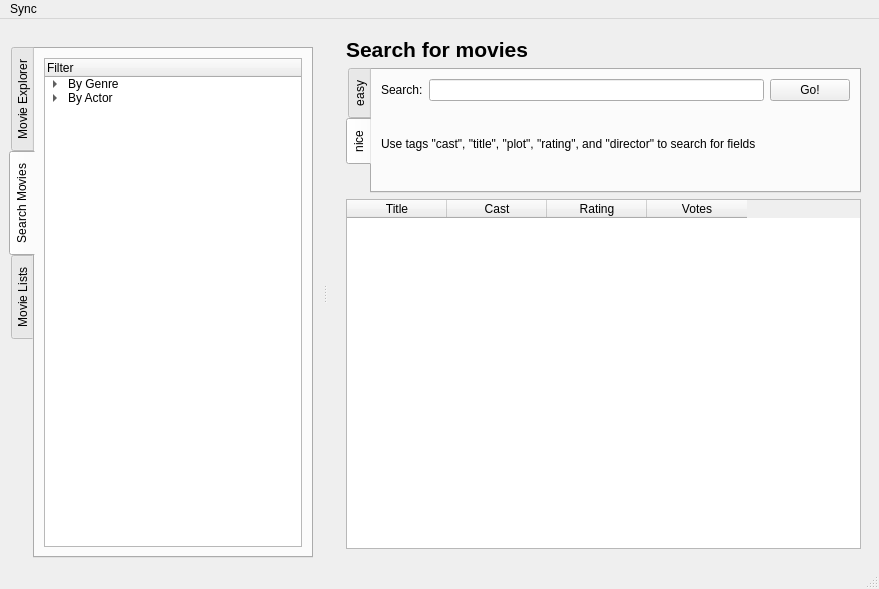
<?xml version="1.0" encoding="UTF-8"?>
<ui version="4.0">
 <class>MainWindow</class>
 <widget class="QMainWindow" name="MainWindow">
  <property name="geometry">
   <rect>
    <x>0</x>
    <y>0</y>
    <width>879</width>
    <height>589</height>
   </rect>
  </property>
  <property name="windowTitle">
   <string>Movie Hamster</string>
  </property>
  <widget class="QWidget" name="centralwidget">
   <layout class="QVBoxLayout" name="verticalLayout_3">
    <item>
     <widget class="QStackedWidget" name="stackedWidget">
      <property name="currentIndex">
       <number>1</number>
      </property>
      <widget class="QWidget" name="explorer">
       <layout class="QGridLayout" name="gridLayout">
        <item row="0" column="0" colspan="4">
         <widget class="QLabel" name="l_title">
          <property name="sizePolicy">
           <sizepolicy hsizetype="Preferred" vsizetype="Fixed">
            <horstretch>0</horstretch>
            <verstretch>0</verstretch>
           </sizepolicy>
          </property>
          <property name="text">
           <string>&lt;!DOCTYPE HTML PUBLIC &quot;-//W3C//DTD HTML 4.0//EN&quot; &quot;http://www.w3.org/TR/REC-html40/strict.dtd&quot;&gt;
&lt;html&gt;&lt;head&gt;&lt;meta name=&quot;qrichtext&quot; content=&quot;1&quot; /&gt;&lt;style type=&quot;text/css&quot;&gt;
p, li { white-space: pre-wrap; }
&lt;/style&gt;&lt;/head&gt;&lt;body style=&quot; font-family:'Ubuntu'; font-size:14pt; font-weight:400; font-style:normal;&quot;&gt;
&lt;p style=&quot; margin-top:0px; margin-bottom:0px; margin-left:0px; margin-right:0px; -qt-block-indent:0; text-indent:0px;&quot;&gt;&lt;span style=&quot; font-size:16pt; font-weight:600;&quot;&gt;hier wär das movie&lt;/span&gt;&lt;/p&gt;&lt;/body&gt;&lt;/html&gt;</string>
          </property>
          <property name="textFormat">
           <enum>Qt::RichText</enum>
          </property>
         </widget>
        </item>
        <item row="1" column="0" rowspan="5">
         <widget class="QLabel" name="l_img">
          <property name="sizePolicy">
           <sizepolicy hsizetype="Fixed" vsizetype="Preferred">
            <horstretch>0</horstretch>
            <verstretch>0</verstretch>
           </sizepolicy>
          </property>
          <property name="minimumSize">
           <size>
            <width>140</width>
            <height>0</height>
           </size>
          </property>
          <property name="maximumSize">
           <size>
            <width>16777215</width>
            <height>16777215</height>
           </size>
          </property>
          <property name="baseSize">
           <size>
            <width>0</width>
            <height>0</height>
           </size>
          </property>
          <property name="frameShape">
           <enum>QFrame::StyledPanel</enum>
          </property>
          <property name="text">
           <string>-</string>
          </property>
          <property name="scaledContents">
           <bool>false</bool>
          </property>
          <property name="alignment">
           <set>Qt::AlignCenter</set>
          </property>
          <property name="margin">
           <number>4</number>
          </property>
         </widget>
        </item>
        <item row="1" column="1">
         <widget class="QLabel" name="label">
          <property name="text">
           <string>Director:</string>
          </property>
         </widget>
        </item>
        <item row="1" column="2">
         <widget class="QLineEdit" name="l_director">
          <property name="readOnly">
           <bool>true</bool>
          </property>
         </widget>
        </item>
        <item row="1" column="3" rowspan="5">
         <widget class="QLabel" name="l_rating">
          <property name="frameShape">
           <enum>QFrame::NoFrame</enum>
          </property>
          <property name="frameShadow">
           <enum>QFrame::Plain</enum>
          </property>
          <property name="text">
           <string>&lt;!DOCTYPE HTML PUBLIC &quot;-//W3C//DTD HTML 4.0//EN&quot; &quot;http://www.w3.org/TR/REC-html40/strict.dtd&quot;&gt;
&lt;html&gt;&lt;head&gt;&lt;meta name=&quot;qrichtext&quot; content=&quot;1&quot; /&gt;&lt;style type=&quot;text/css&quot;&gt;
p, li { white-space: pre-wrap; }
&lt;/style&gt;&lt;/head&gt;&lt;body style=&quot; font-family:'Ubuntu'; font-size:14pt; font-weight:400; font-style:normal;&quot;&gt;
&lt;p align=&quot;center&quot; style=&quot; margin-top:0px; margin-bottom:0px; margin-left:0px; margin-right:0px; -qt-block-indent:0; text-indent:0px;&quot;&gt;&lt;span style=&quot; font-size:18pt;&quot;&gt;imdb&lt;/span&gt;&lt;/p&gt;
&lt;p align=&quot;center&quot; style=&quot; margin-top:0px; margin-bottom:0px; margin-left:0px; margin-right:0px; -qt-block-indent:0; text-indent:0px;&quot;&gt;&lt;span style=&quot; font-size:36pt; font-weight:600;&quot;&gt;-&lt;/span&gt;&lt;/p&gt;
&lt;p align=&quot;center&quot; style=&quot; margin-top:0px; margin-bottom:0px; margin-left:0px; margin-right:0px; -qt-block-indent:0; text-indent:0px;&quot;&gt;- &lt;/p&gt;
&lt;p align=&quot;center&quot; style=&quot; margin-top:0px; margin-bottom:0px; margin-left:0px; margin-right:0px; -qt-block-indent:0; text-indent:0px;&quot;&gt;&lt;span style=&quot; font-size:18pt;&quot;&gt;ratings&lt;/span&gt;&lt;/p&gt;&lt;/body&gt;&lt;/html&gt;</string>
          </property>
          <property name="margin">
           <number>3</number>
          </property>
         </widget>
        </item>
        <item row="2" column="1">
         <widget class="QLabel" name="label_7">
          <property name="text">
           <string>Length:</string>
          </property>
         </widget>
        </item>
        <item row="2" column="2">
         <widget class="QLineEdit" name="l_runtime">
          <property name="readOnly">
           <bool>true</bool>
          </property>
         </widget>
        </item>
        <item row="3" column="1">
         <widget class="QLabel" name="label_2">
          <property name="text">
           <string>Countries:</string>
          </property>
         </widget>
        </item>
        <item row="3" column="2">
         <widget class="QLineEdit" name="l_countries">
          <property name="readOnly">
           <bool>true</bool>
          </property>
         </widget>
        </item>
        <item row="4" column="1">
         <widget class="QLabel" name="label_4">
          <property name="text">
           <string>Genres:</string>
          </property>
         </widget>
        </item>
        <item row="4" column="2">
         <widget class="QLineEdit" name="l_genres">
          <property name="readOnly">
           <bool>true</bool>
          </property>
         </widget>
        </item>
        <item row="5" column="1">
         <widget class="QLabel" name="label_3">
          <property name="text">
           <string>Cast:</string>
          </property>
         </widget>
        </item>
        <item row="5" column="2">
         <widget class="QLineEdit" name="l_cast">
          <property name="readOnly">
           <bool>true</bool>
          </property>
         </widget>
        </item>
        <item row="6" column="3">
         <layout class="QVBoxLayout" name="verticalLayout">
          <item>
           <spacer name="verticalSpacer_2">
            <property name="orientation">
             <enum>Qt::Vertical</enum>
            </property>
            <property name="sizeHint" stdset="0">
             <size>
              <width>20</width>
              <height>40</height>
             </size>
            </property>
           </spacer>
          </item>
          <item>
           <widget class="QPushButton" name="pushButton">
            <property name="text">
             <string/>
            </property>
            <property name="icon">
             <iconset>
              <normaloff>../../../../../usr/share/icons/oxygen/32x32/actions/draw-triangle3.png</normaloff>../../../../../usr/share/icons/oxygen/32x32/actions/draw-triangle3.png</iconset>
            </property>
            <property name="iconSize">
             <size>
              <width>32</width>
              <height>32</height>
             </size>
            </property>
            <property name="flat">
             <bool>true</bool>
            </property>
           </widget>
          </item>
          <item>
           <widget class="QLabel" name="label_6">
            <property name="text">
             <string>&lt;!DOCTYPE HTML PUBLIC &quot;-//W3C//DTD HTML 4.0//EN&quot; &quot;http://www.w3.org/TR/REC-html40/strict.dtd&quot;&gt;
&lt;html&gt;&lt;head&gt;&lt;meta name=&quot;qrichtext&quot; content=&quot;1&quot; /&gt;&lt;style type=&quot;text/css&quot;&gt;
p, li { white-space: pre-wrap; }
&lt;/style&gt;&lt;/head&gt;&lt;body style=&quot; font-family:'Ubuntu'; font-size:14pt; font-weight:400; font-style:normal;&quot;&gt;
&lt;p align=&quot;center&quot; style=&quot; margin-top:0px; margin-bottom:0px; margin-left:0px; margin-right:0px; -qt-block-indent:0; text-indent:0px;&quot;&gt;&lt;span style=&quot; font-size:36pt; font-weight:600;&quot;&gt;+4&lt;/span&gt;&lt;/p&gt;&lt;/body&gt;&lt;/html&gt;</string>
            </property>
           </widget>
          </item>
          <item>
           <widget class="QPushButton" name="pushButton_2">
            <property name="text">
             <string/>
            </property>
            <property name="icon">
             <iconset>
              <normaloff>../../../../../usr/share/icons/oxygen/32x32/actions/draw-triangle4.png</normaloff>../../../../../usr/share/icons/oxygen/32x32/actions/draw-triangle4.png</iconset>
            </property>
            <property name="iconSize">
             <size>
              <width>32</width>
              <height>32</height>
             </size>
            </property>
            <property name="flat">
             <bool>true</bool>
            </property>
           </widget>
          </item>
          <item>
           <widget class="QLabel" name="label_5">
            <property name="text">
             <string>&lt;!DOCTYPE HTML PUBLIC &quot;-//W3C//DTD HTML 4.0//EN&quot; &quot;http://www.w3.org/TR/REC-html40/strict.dtd&quot;&gt;
&lt;html&gt;&lt;head&gt;&lt;meta name=&quot;qrichtext&quot; content=&quot;1&quot; /&gt;&lt;style type=&quot;text/css&quot;&gt;
p, li { white-space: pre-wrap; }
&lt;/style&gt;&lt;/head&gt;&lt;body style=&quot; font-family:'Ubuntu'; font-size:14pt; font-weight:400; font-style:normal;&quot;&gt;
&lt;p align=&quot;center&quot; style=&quot; margin-top:0px; margin-bottom:0px; margin-left:0px; margin-right:0px; -qt-block-indent:0; text-indent:0px;&quot;&gt;&lt;span style=&quot; font-size:16pt; font-weight:600;&quot;&gt;rating&lt;/span&gt;&lt;/p&gt;&lt;/body&gt;&lt;/html&gt;</string>
            </property>
           </widget>
          </item>
          <item>
           <spacer name="verticalSpacer">
            <property name="orientation">
             <enum>Qt::Vertical</enum>
            </property>
            <property name="sizeHint" stdset="0">
             <size>
              <width>20</width>
              <height>40</height>
             </size>
            </property>
           </spacer>
          </item>
         </layout>
        </item>
        <item row="7" column="0" colspan="4">
         <layout class="QHBoxLayout" name="horizontalLayout_3">
          <item>
           <widget class="QCheckBox" name="checkBox">
            <property name="text">
             <string>Already watched</string>
            </property>
           </widget>
          </item>
          <item>
           <widget class="QPushButton" name="pushButton_5">
            <property name="text">
             <string>View later</string>
            </property>
           </widget>
          </item>
          <item>
           <spacer name="horizontalSpacer">
            <property name="orientation">
             <enum>Qt::Horizontal</enum>
            </property>
            <property name="sizeHint" stdset="0">
             <size>
              <width>40</width>
              <height>20</height>
             </size>
            </property>
           </spacer>
          </item>
          <item>
           <widget class="QPushButton" name="pushButton_4">
            <property name="text">
             <string>Annex fetch</string>
            </property>
           </widget>
          </item>
          <item>
           <widget class="QPushButton" name="pushButton_3">
            <property name="text">
             <string>Play</string>
            </property>
           </widget>
          </item>
         </layout>
        </item>
        <item row="6" column="0" colspan="3">
         <widget class="QTabWidget" name="tabWidget">
          <property name="currentIndex">
           <number>0</number>
          </property>
          <widget class="QWidget" name="tab">
           <attribute name="title">
            <string>Outline</string>
           </attribute>
           <layout class="QHBoxLayout" name="horizontalLayout">
            <item>
             <widget class="QTextBrowser" name="l_plot_short"/>
            </item>
           </layout>
          </widget>
          <widget class="QWidget" name="tab_2">
           <attribute name="title">
            <string>Plot</string>
           </attribute>
           <layout class="QHBoxLayout" name="horizontalLayout_2">
            <item>
             <widget class="QTextBrowser" name="l_plot"/>
            </item>
           </layout>
          </widget>
          <widget class="QWidget" name="tab_5">
           <attribute name="title">
            <string>Comments</string>
           </attribute>
          </widget>
         </widget>
        </item>
       </layout>
      </widget>
      <widget class="QWidget" name="search">
       <layout class="QVBoxLayout" name="verticalLayout_7">
        <item>
         <widget class="QLabel" name="l_title_3">
          <property name="sizePolicy">
           <sizepolicy hsizetype="Preferred" vsizetype="Fixed">
            <horstretch>0</horstretch>
            <verstretch>0</verstretch>
           </sizepolicy>
          </property>
          <property name="text">
           <string>&lt;!DOCTYPE HTML PUBLIC &quot;-//W3C//DTD HTML 4.0//EN&quot; &quot;http://www.w3.org/TR/REC-html40/strict.dtd&quot;&gt;
&lt;html&gt;&lt;head&gt;&lt;meta name=&quot;qrichtext&quot; content=&quot;1&quot; /&gt;&lt;style type=&quot;text/css&quot;&gt;
p, li { white-space: pre-wrap; }
&lt;/style&gt;&lt;/head&gt;&lt;body style=&quot; font-family:'Ubuntu'; font-size:14pt; font-weight:400; font-style:normal;&quot;&gt;
&lt;p style=&quot; margin-top:0px; margin-bottom:0px; margin-left:0px; margin-right:0px; -qt-block-indent:0; text-indent:0px;&quot;&gt;&lt;span style=&quot; font-size:16pt; font-weight:600;&quot;&gt;Search for movies&lt;/span&gt;&lt;/p&gt;&lt;/body&gt;&lt;/html&gt;</string>
          </property>
          <property name="textFormat">
           <enum>Qt::RichText</enum>
          </property>
         </widget>
        </item>
        <item>
         <widget class="QTabWidget" name="tabWidget_3">
          <property name="sizePolicy">
           <sizepolicy hsizetype="Minimum" vsizetype="Minimum">
            <horstretch>0</horstretch>
            <verstretch>0</verstretch>
           </sizepolicy>
          </property>
          <property name="tabPosition">
           <enum>QTabWidget::West</enum>
          </property>
          <property name="tabShape">
           <enum>QTabWidget::Rounded</enum>
          </property>
          <property name="currentIndex">
           <number>1</number>
          </property>
          <property name="tabsClosable">
           <bool>false</bool>
          </property>
          <widget class="QWidget" name="tab_9">
           <attribute name="title">
            <string>easy</string>
           </attribute>
           <layout class="QGridLayout" name="gridLayout_2">
            <item row="0" column="0">
             <widget class="QLabel" name="label_8">
              <property name="text">
               <string>Search:</string>
              </property>
             </widget>
            </item>
            <item row="0" column="1" colspan="3">
             <widget class="QLineEdit" name="lineEdit"/>
            </item>
            <item row="0" column="4">
             <widget class="QPushButton" name="pushButton_8">
              <property name="text">
               <string>Go!</string>
              </property>
             </widget>
            </item>
            <item row="1" column="0">
             <widget class="QCheckBox" name="checkBox_2">
              <property name="text">
               <string>Title</string>
              </property>
             </widget>
            </item>
            <item row="1" column="1">
             <widget class="QCheckBox" name="checkBox_3">
              <property name="text">
               <string>Actor</string>
              </property>
             </widget>
            </item>
            <item row="1" column="2">
             <widget class="QCheckBox" name="checkBox_4">
              <property name="text">
               <string>Director</string>
              </property>
             </widget>
            </item>
            <item row="1" column="3">
             <widget class="QLabel" name="label_9">
              <property name="text">
               <string>Min. Rating:</string>
              </property>
             </widget>
            </item>
            <item row="1" column="4">
             <widget class="QSpinBox" name="spinBox"/>
            </item>
           </layout>
          </widget>
          <widget class="QWidget" name="tab_10">
           <attribute name="title">
            <string>nice</string>
           </attribute>
           <layout class="QGridLayout" name="gridLayout_3">
            <item row="0" column="0">
             <widget class="QLabel" name="label_10">
              <property name="text">
               <string>Search:</string>
              </property>
             </widget>
            </item>
            <item row="0" column="1">
             <widget class="QLineEdit" name="lineEdit_3"/>
            </item>
            <item row="0" column="2">
             <widget class="QPushButton" name="pushButton_9">
              <property name="text">
               <string>Go!</string>
              </property>
             </widget>
            </item>
            <item row="1" column="0" colspan="3">
             <widget class="QLabel" name="label_11">
              <property name="sizePolicy">
               <sizepolicy hsizetype="Minimum" vsizetype="Minimum">
                <horstretch>0</horstretch>
                <verstretch>0</verstretch>
               </sizepolicy>
              </property>
              <property name="text">
               <string>Use tags &quot;cast&quot;, &quot;title&quot;, &quot;plot&quot;, &quot;rating&quot;, and &quot;director&quot; to search for fields</string>
              </property>
              <property name="textFormat">
               <enum>Qt::RichText</enum>
              </property>
              <property name="textInteractionFlags">
               <set>Qt::LinksAccessibleByMouse|Qt::TextSelectableByKeyboard|Qt::TextSelectableByMouse</set>
              </property>
             </widget>
            </item>
           </layout>
          </widget>
         </widget>
        </item>
        <item>
         <widget class="QTableWidget" name="tableWidget">
          <column>
           <property name="text">
            <string>Title</string>
           </property>
          </column>
          <column>
           <property name="text">
            <string>Cast</string>
           </property>
          </column>
          <column>
           <property name="text">
            <string>Rating</string>
           </property>
          </column>
          <column>
           <property name="text">
            <string>Votes</string>
           </property>
          </column>
         </widget>
        </item>
       </layout>
      </widget>
      <widget class="QWidget" name="lists">
       <layout class="QVBoxLayout" name="verticalLayout_5">
        <item>
         <widget class="QLabel" name="l_title_2">
          <property name="sizePolicy">
           <sizepolicy hsizetype="Preferred" vsizetype="Fixed">
            <horstretch>0</horstretch>
            <verstretch>0</verstretch>
           </sizepolicy>
          </property>
          <property name="text">
           <string>&lt;!DOCTYPE HTML PUBLIC &quot;-//W3C//DTD HTML 4.0//EN&quot; &quot;http://www.w3.org/TR/REC-html40/strict.dtd&quot;&gt;
&lt;html&gt;&lt;head&gt;&lt;meta name=&quot;qrichtext&quot; content=&quot;1&quot; /&gt;&lt;style type=&quot;text/css&quot;&gt;
p, li { white-space: pre-wrap; }
&lt;/style&gt;&lt;/head&gt;&lt;body style=&quot; font-family:'Ubuntu'; font-size:14pt; font-weight:400; font-style:normal;&quot;&gt;
&lt;p style=&quot; margin-top:0px; margin-bottom:0px; margin-left:0px; margin-right:0px; -qt-block-indent:0; text-indent:0px;&quot;&gt;&lt;span style=&quot; font-size:16pt; font-weight:600;&quot;&gt;Name der Liste&lt;/span&gt;&lt;/p&gt;&lt;/body&gt;&lt;/html&gt;</string>
          </property>
          <property name="textFormat">
           <enum>Qt::RichText</enum>
          </property>
         </widget>
        </item>
        <item>
         <widget class="QTableView" name="tableView_2"/>
        </item>
        <item>
         <layout class="QHBoxLayout" name="horizontalLayout_5">
          <item>
           <spacer name="horizontalSpacer_2">
            <property name="orientation">
             <enum>Qt::Horizontal</enum>
            </property>
            <property name="sizeHint" stdset="0">
             <size>
              <width>40</width>
              <height>20</height>
             </size>
            </property>
           </spacer>
          </item>
          <item>
           <widget class="QPushButton" name="pushButton_7">
            <property name="text">
             <string>Undo</string>
            </property>
           </widget>
          </item>
          <item>
           <widget class="QPushButton" name="pushButton_6">
            <property name="text">
             <string>Save</string>
            </property>
           </widget>
          </item>
         </layout>
        </item>
       </layout>
      </widget>
     </widget>
    </item>
   </layout>
  </widget>
  <widget class="QMenuBar" name="menubar">
   <property name="geometry">
    <rect>
     <x>0</x>
     <y>0</y>
     <width>879</width>
     <height>30</height>
    </rect>
   </property>
   <widget class="QMenu" name="menuSync">
    <property name="title">
     <string>Sync</string>
    </property>
    <addaction name="action_sync_now"/>
   </widget>
   <addaction name="menuSync"/>
  </widget>
  <widget class="QStatusBar" name="statusbar"/>
  <widget class="QDockWidget" name="dockWidget">
   <property name="features">
    <set>QDockWidget::NoDockWidgetFeatures</set>
   </property>
   <attribute name="dockWidgetArea">
    <number>1</number>
   </attribute>
   <widget class="QWidget" name="dockWidgetContents">
    <layout class="QHBoxLayout" name="horizontalLayout_4">
     <item>
      <widget class="QTabWidget" name="tabWidget_2">
       <property name="tabPosition">
        <enum>QTabWidget::West</enum>
       </property>
       <property name="tabShape">
        <enum>QTabWidget::Rounded</enum>
       </property>
       <property name="currentIndex">
        <number>1</number>
       </property>
       <widget class="QWidget" name="tab_3">
        <attribute name="title">
         <string>Movie Explorer</string>
        </attribute>
        <layout class="QVBoxLayout" name="verticalLayout_2">
         <item>
          <widget class="QLineEdit" name="search_bar">
           <property name="text">
            <string/>
           </property>
           <property name="placeholderText">
            <string>Search...</string>
           </property>
          </widget>
         </item>
         <item>
          <widget class="QTableView" name="tableView">
           <property name="selectionMode">
            <enum>QAbstractItemView::SingleSelection</enum>
           </property>
          </widget>
         </item>
        </layout>
       </widget>
       <widget class="QWidget" name="tab_4">
        <attribute name="title">
         <string>Search Movies</string>
        </attribute>
        <layout class="QVBoxLayout" name="verticalLayout_6">
         <item>
          <widget class="QTreeWidget" name="treeWidget_2">
           <column>
            <property name="text">
             <string>Filter</string>
            </property>
           </column>
           <item>
            <property name="text">
             <string>By Genre</string>
            </property>
            <item>
             <property name="text">
              <string>Action</string>
             </property>
            </item>
            <item>
             <property name="text">
              <string>Adventure</string>
             </property>
            </item>
           </item>
           <item>
            <property name="text">
             <string>By Actor</string>
            </property>
            <item>
             <property name="text">
              <string>Johnny Depp</string>
             </property>
            </item>
           </item>
          </widget>
         </item>
        </layout>
       </widget>
       <widget class="QWidget" name="tab_6">
        <attribute name="title">
         <string>Movie Lists</string>
        </attribute>
        <layout class="QVBoxLayout" name="verticalLayout_4">
         <item>
          <widget class="QTreeWidget" name="treeWidget">
           <column>
            <property name="text">
             <string>List</string>
            </property>
           </column>
           <item>
            <property name="text">
             <string>My Lists</string>
            </property>
            <item>
             <property name="text">
              <string>Watch later</string>
             </property>
            </item>
            <item>
             <property name="text">
              <string>Loved</string>
             </property>
            </item>
           </item>
           <item>
            <property name="text">
             <string>Top Lists</string>
            </property>
            <item>
             <property name="text">
              <string>Top unwatched</string>
             </property>
            </item>
            <item>
             <property name="text">
              <string>Top imdb rated</string>
             </property>
            </item>
            <item>
             <property name="text">
              <string>Recently upvoted</string>
             </property>
            </item>
           </item>
          </widget>
         </item>
        </layout>
       </widget>
      </widget>
     </item>
    </layout>
   </widget>
  </widget>
  <action name="action_sync_now">
   <property name="text">
    <string>Sync now</string>
   </property>
  </action>
 </widget>
 <resources>
  <include location="../resources/resource.qrc"/>
 </resources>
 <connections>
  <connection>
   <sender>tabWidget_2</sender>
   <signal>currentChanged(int)</signal>
   <receiver>stackedWidget</receiver>
   <slot>setCurrentIndex(int)</slot>
   <hints>
    <hint type="sourcelabel">
     <x>38</x>
     <y>105</y>
    </hint>
    <hint type="destinationlabel">
     <x>338</x>
     <y>104</y>
    </hint>
   </hints>
  </connection>
 </connections>
</ui>
